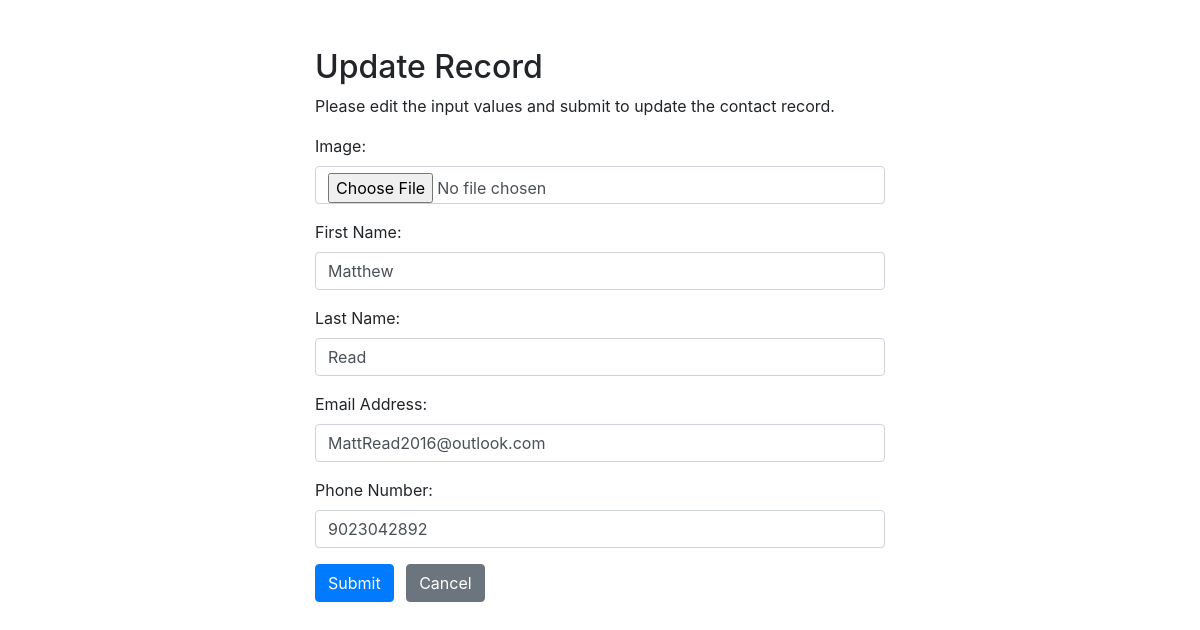
The page /update.php?id=6 on the database its author committed.
### tables this page shows
CREATE TABLE `contact_info` (
  `id` int(11) NOT NULL,
  `image` varchar(255) NOT NULL,
  `fName` varchar(100) NOT NULL,
  `lName` varchar(100) NOT NULL,
  `email` varchar(255) NOT NULL,
  `phone` varchar(255) NOT NULL
);

### update.php (the view, shortened to what this page needs)
<?php
require_once "dbinfo.php";
$image = "";
$fName = "";
$lName = "";
$email = "";
$phone = "";
$image_err = "";
$fName_err = "";
$lName_err = "";
$email_err = "";
$phone_err = "";
if(isset($_POST["id"]) && !empty($_POST["id"])){
    $id = $_POST["id"];
    $input_image = trim($_POST["image"]);
    if(empty($input_image)){
        $image_err = "*Error. Please include an image.";
    } else{
        $image = $input_image;
    }
    $input_fName = trim($_POST["fName"]);
    if(empty($input_fName)){
        $fName_err = "*Error. Please enter your first name.";
    } else{
        $fName = $input_fName;
    }
    $input_lName = trim($_POST["lName"]);
    if(empty($input_lName)){
        $lName_err = "*Error. Please enter your last name.";
    } else{
        $lName = $input_lName;
    }
    $input_email = trim($_POST["email"]);
    if(empty($input_email)){
        $email_err = "*Error. Please enter your email address.";
    } else{
        $email = $input_email;
    }
    $input_phone = trim($_POST["phone"]);
    if(empty($input_phone)){
        $phone_err = "*Error. Please enter your phone number.";
    } else if (!preg_match('/^[0-9]{10}+$/', $input_phone)) {
        $phone_err = "*Error. Please enter a valid phone number.";
    } else {
        $phone = $input_phone;
    }
    if(empty($image_err) && empty($fName_err) && empty($lName_err) && empty($email_err) && empty($phone_err)){
        $sql = "UPDATE contact_info SET image=?, fName=?, lName=?, email=?, phone=? WHERE id=?";
        if($stmt = mysqli_prepare($conn, $sql)){
            mysqli_stmt_bind_param($stmt, "sssssi", $param_image, $param_fName, $param_lName, $param_email, $param_phone, $param_id);
            $param_image = $image;
            $param_fName = $fName;
            $param_lName = $lName;
            $param_email = $email;
            $param_phone = $phone;
            $param_id = $id;
            if(mysqli_stmt_execute($stmt)){
                header("location: index.php");
                exit();
            } else{
                echo "Oops! Something went wrong. Please try again later.";
            }
        }
        mysqli_stmt_close($stmt);
    }
    mysqli_close($conn);
} else{
    if(isset($_GET["id"]) && !empty(trim($_GET["id"]))){
        $sql = "SELECT * FROM contact_info WHERE id = ?";
        if($stmt = mysqli_prepare($conn, $sql)){
            mysqli_stmt_bind_param($stmt, "i", $param_id);
            if(mysqli_stmt_execute($stmt)){
                $result = mysqli_stmt_get_result($stmt);
                if(mysqli_num_rows($result) == 1){
                    $row = mysqli_fetch_array($result, MYSQLI_ASSOC);
                    $image = $row["image"];
                    $fName = $row["fName"];
                    $lName = $row["lName"];
                    $email = $row["email"];
                    $phone = $row["phone"];
                } else{
                    header("location: error.php");
                    exit();
                }
            } else{
                echo "Oops! Something went wrong. Please try again later.";
            }
        }
    }  else{
        header("location: error.php");
        exit();
    }
}
?>
<!DOCTYPE html>
<html lang="en">
<head>
    <link rel="stylesheet" href="https://stackpath.bootstrapcdn.com/bootstrap/4.5.2/css/bootstrap.min.css">
</head>
<body>
    <div class="wrapper">
        <div class="container-fluid">
            <div class="row">
                <div class="col-md-12">
                    <h2 class="mt-5">Update Record</h2>
                    <p>Please edit the input values and submit to update the contact record.</p>
                    <form action="<?php echo htmlspecialchars(basename($_SERVER['REQUEST_URI'])); ?>" method="post">
                    <div class="form-group">
                            <label>Image:</label>
                            <input type="file" name="image" class="form-control <?php echo (!empty($image_err)) ? 'is-invalid' : ''; ?>" value="<?php echo $image; ?>">
                        </div>
                        <div class="form-group">
                            <label>First Name:</label>
                            <input type="text" name="fName" class="form-control <?php echo (!empty($fName_err)) ? 'is-invalid' : ''; ?>" value="<?php echo $fName; ?>">
                        </div>
                        <div class="form-group">
                            <label>Last Name:</label>
                            <input type="text" name="lName" class="form-control <?php echo (!empty($lName_err)) ? 'is-invalid' : ''; ?>" value="<?php echo $lName; ?>">
                        </div>
                        <div class="form-group">
                            <label>Email Address:</label>
                            <input type="email" name="email" class="form-control <?php echo (!empty($email_err)) ? 'is-invalid' : ''; ?>" value="<?php echo $email; ?>">
                        </div>
                        <div class="form-group">
                            <label>Phone Number:</label>
                            <input type="phone" name="phone" class="form-control <?php echo (!empty($phone_err)) ? 'is-invalid' : ''; ?>" value="<?php echo $phone; ?>">
                        </div>
                        <input type="submit" class="btn btn-primary" value="Submit">
                        <a href="index.php" class="btn btn-secondary ml-2">Cancel</a>
                    </form>
                </div>
            </div>
        </div>
    </div>
</body>
</html>

### update.php (style rules this page uses)
.wrapper { width: 600px; margin: 0 auto; }

### rows shown on the page
contact_info: fName "Matthew", lName "Read", email "MattRead2016@outlook.com", phone "9023042892"
